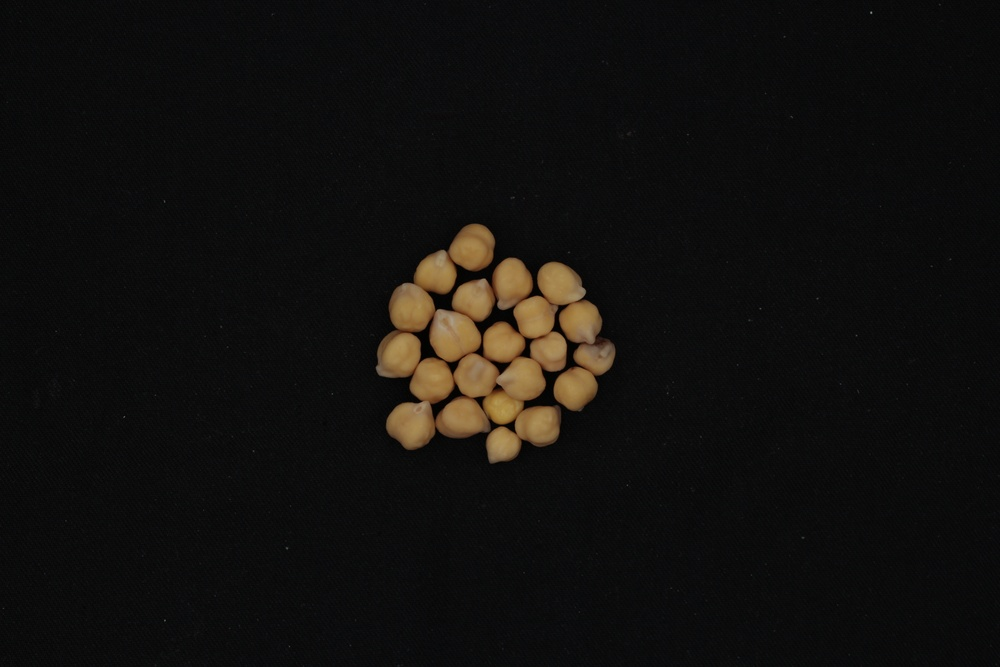
#> input picture images/AmbT1.13.05.26.JPG, 1000 x 667 px, shrunk from 5184 x 3456 before the run
$ python colour.py
#> lines starting #> are read from the running program, lines starting #| are printed output that depends on the picture; after the words box and inside, x2 and y2 are one past the last pixel; in counts of white or black regions, pixels touching at a corner belong together
import cv2
import numpy as np
import pandas as pd
import matplotlib.pyplot as plt
from pathlib import Path
from tkinter import Tk, filedialog


# ============================================================
# ESCOLHER PASTAS COM JANELA
# ============================================================

Tk().withdraw()

input_folder = Path(
    filedialog.askdirectory(title="Escolhe a pasta onde estão as imagens")
)
#> the answer given: images

output_folder = Path(
    filedialog.askdirectory(title="Escolhe a pasta onde queres guardar os resultados")
)
#> the answer given: images
#> pass 2 of the loop `for ext in image_extensions:`:

if not input_folder:
    raise ValueError("Não escolheste a pasta das imagens.")

if not output_folder:
    raise ValueError("Não escolheste a pasta dos resultados.")

output_folder.mkdir(exist_ok=True)


# ============================================================
# CONFIGURAÇÕES
# ============================================================

image_extensions = [
    "*.jpg", "*.jpeg", "*.png", "*.tif", "*.tiff",
    "*.JPG", "*.JPEG", "*.PNG", "*.TIF", "*.TIFF"
]

min_object_area = 300

preview_each_image = True
ask_acceptance = False


# ============================================================
# FUNÇÕES PARA LER/GUARDAR IMAGENS COM ACENTOS NO CAMINHO
# ============================================================

def read_image_unicode(path):
    data = np.fromfile(str(path), dtype=np.uint8)
    img = cv2.imdecode(data, cv2.IMREAD_COLOR)
#> img is the input picture: shape (667, 1000, 3); mean B, G, R 14.2, 16.2, 17.7
    return img


def write_image_unicode(path, img):
    ext = Path(path).suffix
    success, encoded_img = cv2.imencode(ext, img)

    if success:
        encoded_img.tofile(str(path))
    else:
        print(f"Não foi possível guardar: {path}")


# ============================================================
# FUNÇÕES DE ANÁLISE
# ============================================================

def segment_chickpeas(img_bgr):
    hsv = cv2.cvtColor(img_bgr, cv2.COLOR_BGR2HSV)
#> hsv: shape (667, 1000, 3); mean H, S, V 20.4, 16.7, 18.1
    v = hsv[:, :, 2]
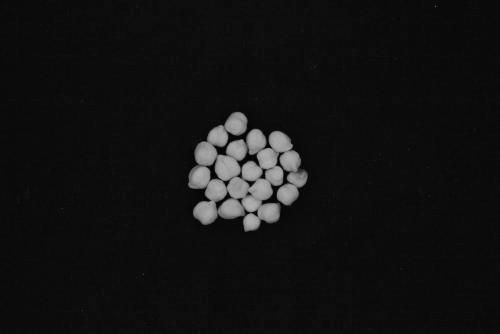
#> v: shape (667, 1000) (shown at 1/2 size); min 0, max 184, mean 18.1

    _, mask = cv2.threshold(
        v,
        0,
        255,
        cv2.THRESH_BINARY + cv2.THRESH_OTSU
    )
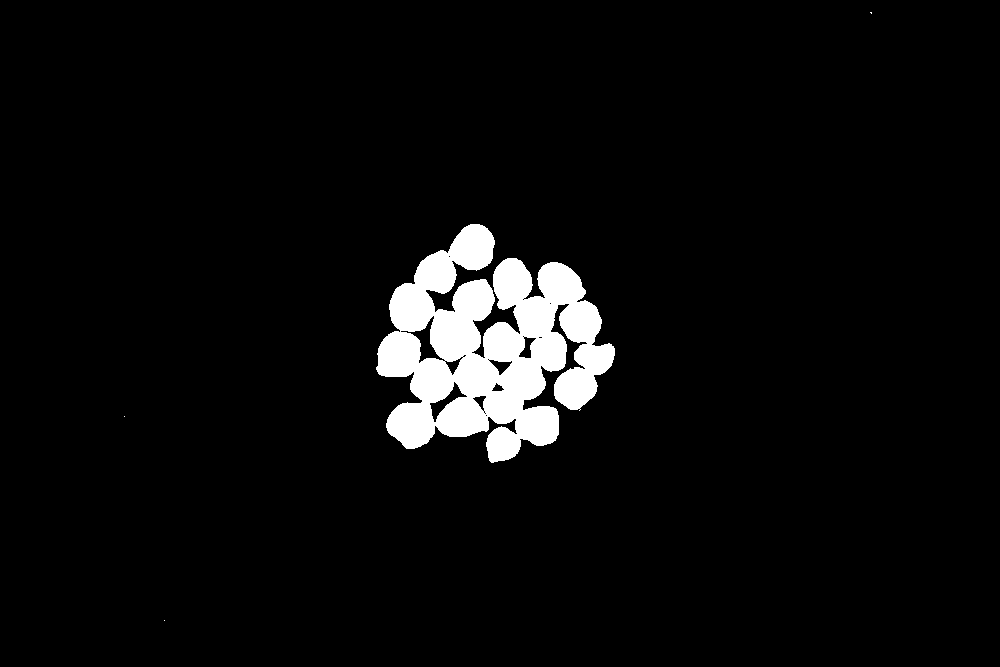
#> mask: shape (667, 1000); 4.7% white; 4 white regions (3 under 20 px), largest, box (x1, y1, x2, y2) and area: (376, 224, 615, 463) 31537

    kernel = np.ones((5, 5), np.uint8)

    mask = cv2.morphologyEx(mask, cv2.MORPH_OPEN, kernel)
#> mask: shape (667, 1000); 4.7% white; 1 white region, box (x1, y1, x2, y2) and area: (377, 224, 615, 462) 31469
    mask = cv2.morphologyEx(mask, cv2.MORPH_CLOSE, kernel)
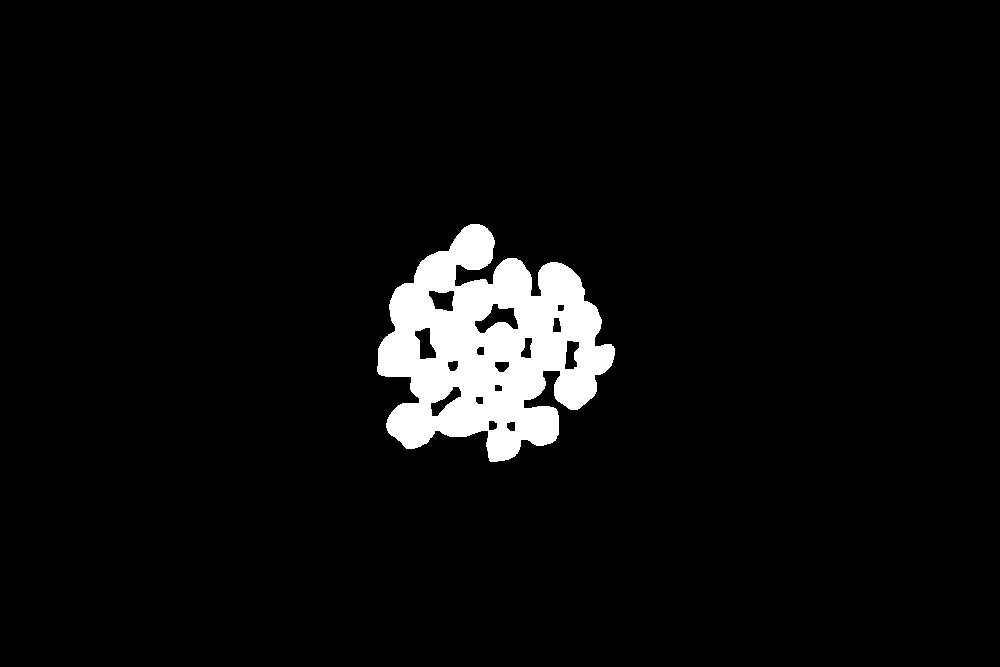
#> mask: shape (667, 1000); 4.9% white; 1 white region, box (x1, y1, x2, y2) and area: (377, 224, 615, 462) 32416

    return mask


def lab_to_lch(L, a, b):
    C = np.sqrt(a**2 + b**2)
    h = np.degrees(np.arctan2(b, a))

    if h < 0:
        h += 360

    return L, C, h


def extract_color_values(img_bgr, mask):
    img_rgb = cv2.cvtColor(img_bgr, cv2.COLOR_BGR2RGB)
    img_hsv = cv2.cvtColor(img_bgr, cv2.COLOR_BGR2HSV)
    img_lab = cv2.cvtColor(img_bgr, cv2.COLOR_BGR2LAB)

    pixels_rgb = img_rgb[mask > 0]
    pixels_hsv = img_hsv[mask > 0]
    pixels_lab = img_lab[mask > 0]

    if len(pixels_rgb) == 0:
        return None

    R = pixels_rgb[:, 0].mean()
    G = pixels_rgb[:, 1].mean()
    B = pixels_rgb[:, 2].mean()

    H = pixels_hsv[:, 0].mean() * 2
    S = pixels_hsv[:, 1].mean()
    V = pixels_hsv[:, 2].mean()

    L = pixels_lab[:, 0].mean() * 100 / 255
    a = pixels_lab[:, 1].mean() - 128
    b = pixels_lab[:, 2].mean() - 128

    L_value, C, h = lab_to_lch(L, a, b)

    return {
        "R_mean": R,
        "G_mean": G,
        "B_mean": B,
        "H_mean_deg": H,
        "S_mean": S,
        "V_mean": V,
        "L_star": L_value,
        "a_star": a,
        "b_star": b,
        "C_star": C,
        "h_deg": h
    }


def create_overlay_image(img_bgr, mask):
    img_rgb = cv2.cvtColor(img_bgr, cv2.COLOR_BGR2RGB)

    overlay = img_rgb.copy()
    overlay[mask > 0] = [255, 0, 0]
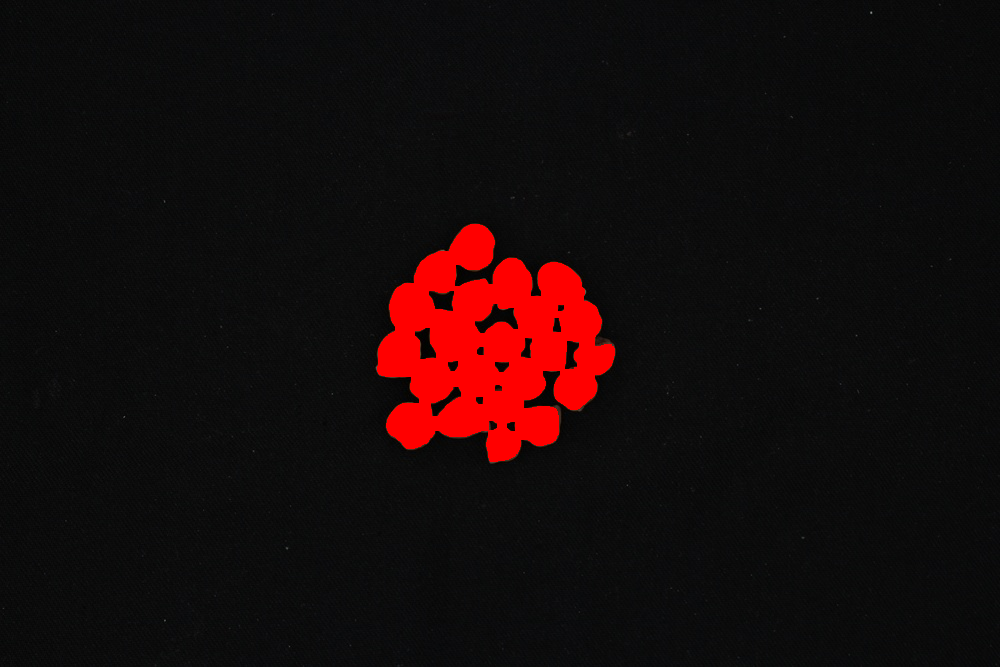
#> overlay: shape (667, 1000, 3); mean R, G, B 23.3, 10.9, 11.1

    blended = cv2.addWeighted(img_rgb, 0.7, overlay, 0.3, 0)
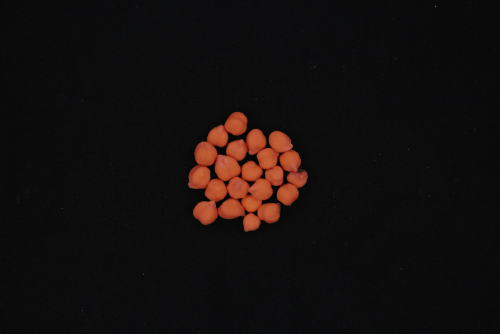
#> blended: shape (667, 1000, 3) (shown at 1/2 size); mean R, G, B 19.4, 14.6, 13.2

    return blended


def show_segmentation_preview(img_bgr, mask, title="Preview"):
    img_rgb = cv2.cvtColor(img_bgr, cv2.COLOR_BGR2RGB)
    blended = create_overlay_image(img_bgr, mask)

    plt.figure(figsize=(16, 5))

    plt.subplot(1, 3, 1)
    plt.imshow(img_rgb)
    plt.title("Imagem original")
    plt.axis("off")

    plt.subplot(1, 3, 2)
    plt.imshow(mask, cmap="gray")
    plt.title("Máscara considerada")
    plt.axis("off")

    plt.subplot(1, 3, 3)
    plt.imshow(blended)
    plt.title("Área analisada em vermelho")
    plt.axis("off")

    plt.suptitle(title)
    plt.tight_layout()
    plt.show()
#> in write_image_unicode, `success, encoded_img = cv2.imencode(ext, img)`: encoded_img = 4448 values, max 255 at index 31, min 0 at index 8, mean 114.1


def save_overlay_image(img_bgr, mask, output_path):
    blended_rgb = create_overlay_image(img_bgr, mask)
    blended_bgr = cv2.cvtColor(blended_rgb, cv2.COLOR_RGB2BGR)

    write_image_unicode(output_path, blended_bgr)


def create_annotated_image(img_bgr, mask, min_object_area=300):
#> called with min_object_area = 300
    annotated = img_bgr.copy()

    num_labels, labels, stats, centroids = cv2.connectedComponentsWithStats(mask)
#> num_labels = 2; stats = [[0, 0, 1000, 667, 634584], [377, 224, 238, 238, 32416]]; centroids = [[500, 332.2], [489.8, 348.4]]

    object_id = 1

    for label in range(1, num_labels):
        area = stats[label, cv2.CC_STAT_AREA]

        if area < min_object_area:
            continue

        x = stats[label, cv2.CC_STAT_LEFT]
        y = stats[label, cv2.CC_STAT_TOP]
        w = stats[label, cv2.CC_STAT_WIDTH]
        h_box = stats[label, cv2.CC_STAT_HEIGHT]

        cv2.rectangle(
            annotated,
            (x, y),
            (x + w, y + h_box),
            (0, 255, 0),
            2
        )

        cv2.putText(
            annotated,
            str(object_id),
            (x, y - 5),
            cv2.FONT_HERSHEY_SIMPLEX,
            0.6,
            (0, 255, 0),
            2
        )

        object_id += 1
#> this loop made 1 pass
#> (area, x, y, w, h_box) on pass 1: (32416, 377, 224, 238, 238)
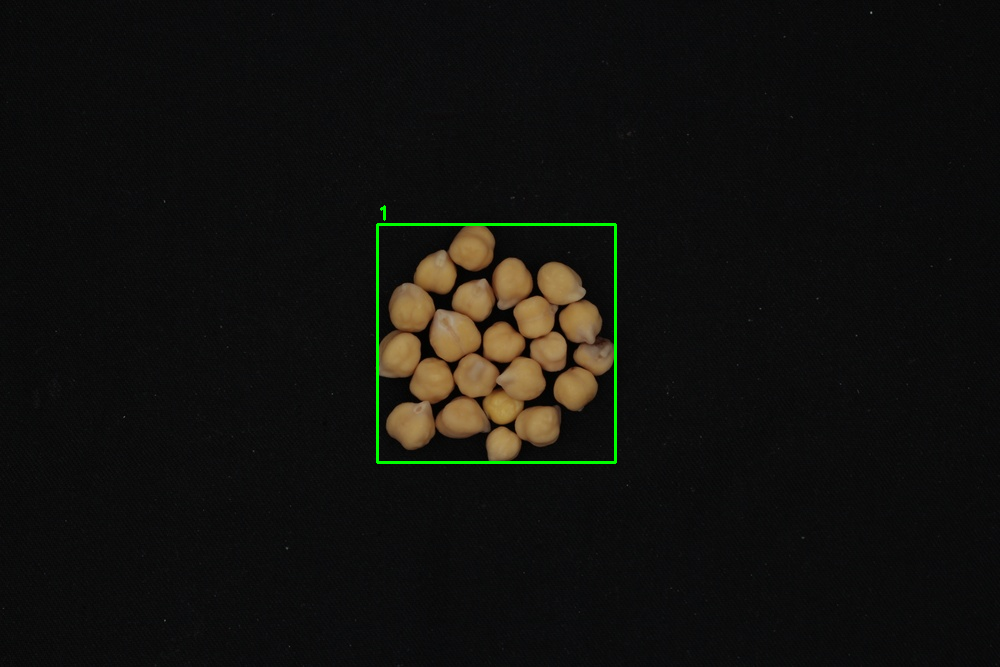
#> annotated: shape (667, 1000, 3); 0.44% of pixels changed, all inside (x1, y1, x2, y2) = (376, 205, 617, 464)
#> after the loop, object_id = 2

    return annotated


# ============================================================
# PROCURAR IMAGENS
# ============================================================

summary_results = []
object_results = []

image_paths = []

for ext in image_extensions:
    image_paths.extend(input_folder.glob(ext))

print("Pasta das imagens:", input_folder)
print("Pasta dos resultados:", output_folder)
print("Número de imagens encontradas:", len(image_paths))

if len(image_paths) == 0:
    raise ValueError("Não foram encontradas imagens na pasta escolhida.")


# ============================================================
# ANALISAR IMAGENS
# ============================================================

for image_path in image_paths:

    print("\n-----------------------------------------")
    print(f"A analisar: {image_path.name}")

    img_bgr = read_image_unicode(image_path)

    if img_bgr is None:
        print(f"Não foi possível abrir: {image_path.name}")
        continue

    mask = segment_chickpeas(img_bgr)

    if preview_each_image:
        show_segmentation_preview(img_bgr, mask, title=image_path.name)

    if ask_acceptance:
        resposta = input("Aceitar esta segmentação? (s/sim/y/yes/n): ").strip().lower()

        if resposta not in ["s", "sim", "y", "yes"]:
            print(f"Imagem ignorada: {image_path.name}")
            continue

    write_image_unicode(
        output_folder / f"{image_path.stem}_mask.png",
        mask
    )

    save_overlay_image(
        img_bgr,
        mask,
        output_folder / f"{image_path.stem}_overlay_area_considered.png"
    )

    annotated = create_annotated_image(
        img_bgr,
        mask,
        min_object_area=min_object_area
    )

    write_image_unicode(
        output_folder / f"{image_path.stem}_annotated.png",
        annotated
    )

    global_values = extract_color_values(img_bgr, mask)
#> in extract_color_values, `R = pixels_rgb[:, 0].mean()`: R = 141.1
#> in extract_color_values, `G = pixels_rgb[:, 1].mean()`: G = 107.5
#> in extract_color_values, `B = pixels_rgb[:, 2].mean()`: B = 63.91
#> in extract_color_values, `H = pixels_hsv[:, 0].mean() * 2`: H = 33.22
#> in extract_color_values, `S = pixels_hsv[:, 1].mean()`: S = 141.8
#> in extract_color_values, `V = pixels_hsv[:, 2].mean()`: V = 141.1
#> in extract_color_values, `L = pixels_lab[:, 0].mean() * 100 / 255`: L = 47.68
#> in extract_color_values, `a = pixels_lab[:, 1].mean() - 128`: a = 7.98
#> in extract_color_values, `b = pixels_lab[:, 2].mean() - 128`: b = 29.19
#> in lab_to_lch, `C = np.sqrt(a**2 + b**2)`: C = 30.26
#> in lab_to_lch, `h = np.degrees(np.arctan2(b, a))`: h = 74.7
#> in extract_color_values, `L_value, C, h = lab_to_lch(L, a, b)`: L_value = 47.68; C = 30.26; h = 74.7
#> global_values = 11 items

    if global_values is not None:
        global_values["image"] = image_path.name
        global_values["area_pixels"] = int(np.sum(mask > 0))
        summary_results.append(global_values)

    num_labels, labels, stats, centroids = cv2.connectedComponentsWithStats(mask)
#> num_labels = 2; centroids = [[500, 332.2], [489.8, 348.4]]

    object_id = 1

    for label in range(1, num_labels):

        area = stats[label, cv2.CC_STAT_AREA]

        if area < min_object_area:
            continue

        object_mask = np.zeros(mask.shape, dtype=np.uint8)
        object_mask[labels == label] = 255

        values = extract_color_values(img_bgr, object_mask)

        if values is None:
            continue

        values["image"] = image_path.name
        values["object_id"] = object_id
        values["area_pixels"] = int(area)
        values["x_centroid"] = centroids[label][0]
        values["y_centroid"] = centroids[label][1]

        object_results.append(values)

        object_id += 1
#> this loop made 1 pass
#> (area, R in extract_color_values, G in extract_color_values, B in extract_color_values, H in extract_color_values, S in extract_color_values, V in extract_color_values, L in extract_color_values) on pass 1: (32416, 141.1, 107.5, 63.91, 33.22, 141.8, 141.1, 47.68)
#> after the loop, object_id = 2; object_results = 1 item
#> pass 2 of the loop `for image_path in image_paths:`:
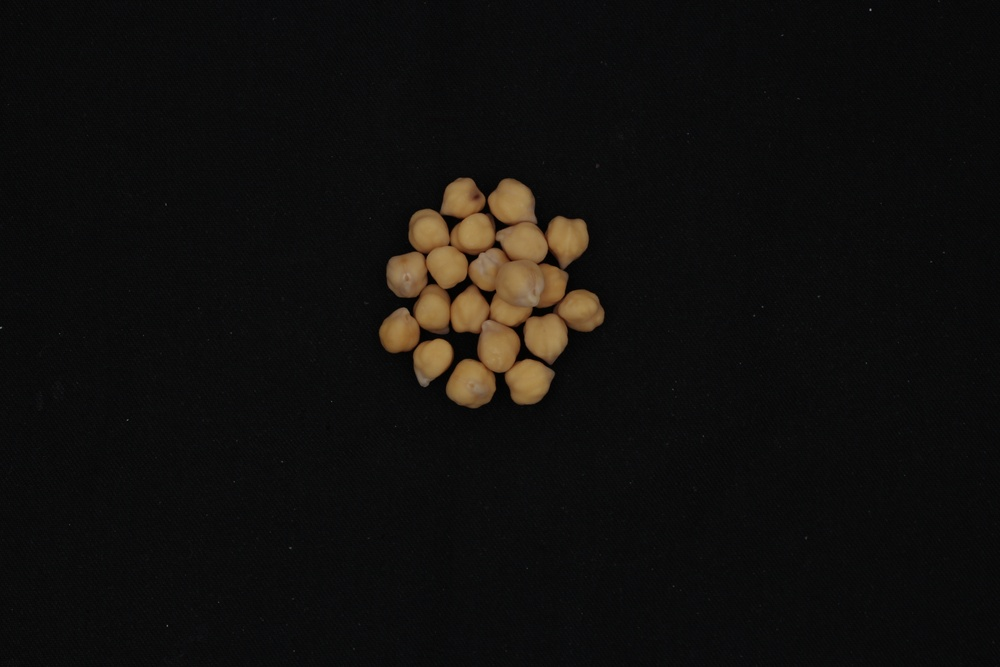
#> input picture images/AmbT2.13.05.26.JPG, 1000 x 667 px, shrunk from 5184 x 3456 before the run
#> in read_image_unicode, img is the input picture: shape (667, 1000, 3); mean B, G, R 13.5, 15.3, 16.8
#> in segment_chickpeas (call 2), `_, mask = cv2.threshold( v, 0, 255, cv2.THRESH_BINARY + cv2.THRESH_OTS..`:
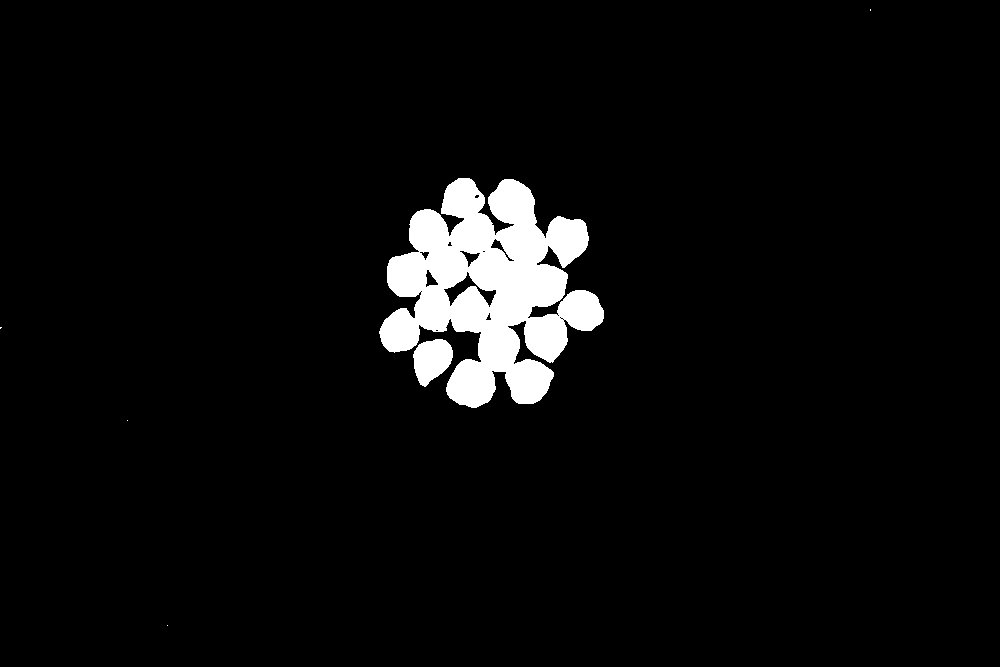
#> mask: shape (667, 1000); 4.5% white; 6 white regions (4 under 20 px), largest, box (x1, y1, x2, y2) and area: (379, 178, 604, 408) 28510, (413, 339, 453, 387) 1332
#> in create_annotated_image (call 2), `num_labels, labels, stats, centroids = cv2.connectedComponentsWithStat..`: stats = [[0, 0, 1000, 667, 636463], [380, 178, 224, 230, 30537]]; centroids = [[500, 335], [488.4, 291.6]]
#> the loop in create_annotated_image (call 2), `for label in range(1, num_labels):` made 1 pass
#> (area, x, y, w, h_box) on pass 1: (30537, 380, 178, 224, 230)
#> after the loop in create_annotated_image (call 2), `for label in range(1, num_labels):`:
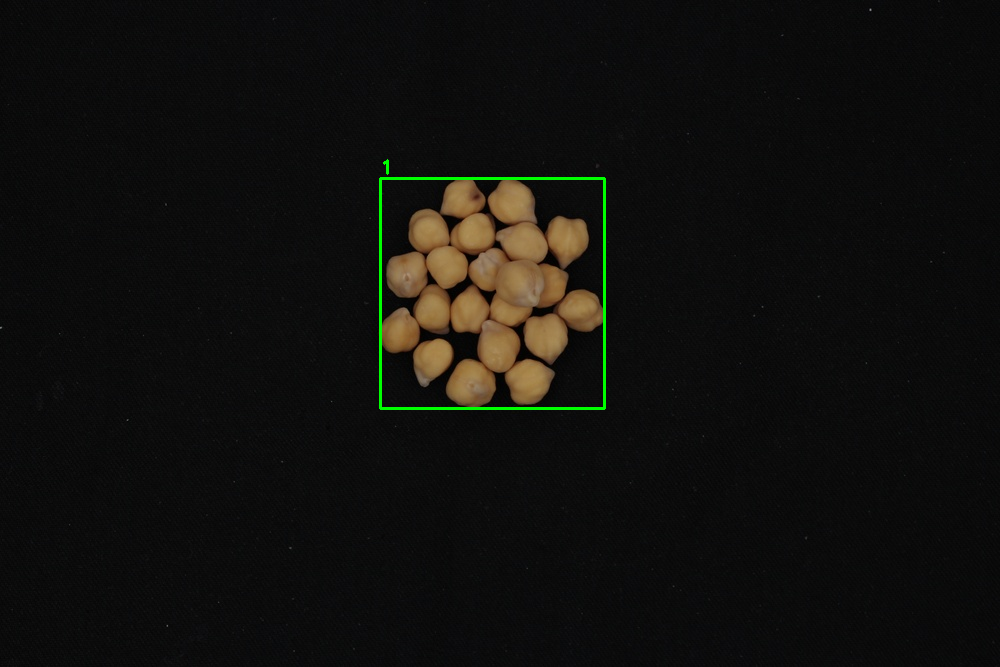
#> annotated: shape (667, 1000, 3); 0.42% of pixels changed, all inside (x1, y1, x2, y2) = (379, 159, 606, 410)
#> after the loop in create_annotated_image (call 2), `for label in range(1, num_labels):`: object_id = 2
#> `num_labels, labels, stats, centroids = cv2.connectedComponentsWithStat..`: centroids = [[500, 335], [488.4, 291.6]]
#> the loop `for label in range(1, num_labels): ` made 1 pass
#> (area, R in extract_color_values, G in extract_color_values, B in extract_color_values, H in extract_color_values, S in extract_color_values, V in extract_color_values, L in extract_color_values) on pass 1: (30537, 137.1, 103.4, 62.07, 32.45, 141.6, 137.1, 46.14)
#> after the loop `for label in range(1, num_labels):`: object_id = 2; object_results = 2 items


# ============================================================
# EXPORTAR RESULTADOS
# ============================================================

df_summary = pd.DataFrame(summary_results)
#> df_summary = table of 2 rows and 13 columns
df_objects = pd.DataFrame(object_results)
#> df_objects = table of 2 rows and 16 columns

df_summary.to_csv(
    output_folder / "color_summary_by_image.csv",
    index=False,
    encoding="utf-8-sig"
)

df_objects.to_csv(
    output_folder / "color_by_object.csv",
    index=False,
    encoding="utf-8-sig"
)


print("\n=========================================")
print("Análise concluída.")
print(f"Resultados guardados em: {output_folder}")
print("Número de imagens analisadas:", len(summary_results))
#| Número de imagens analisadas: 2
print("Número de objetos/grãos analisados:", len(object_results))
#| Número de objetos/grãos analisados: 2
